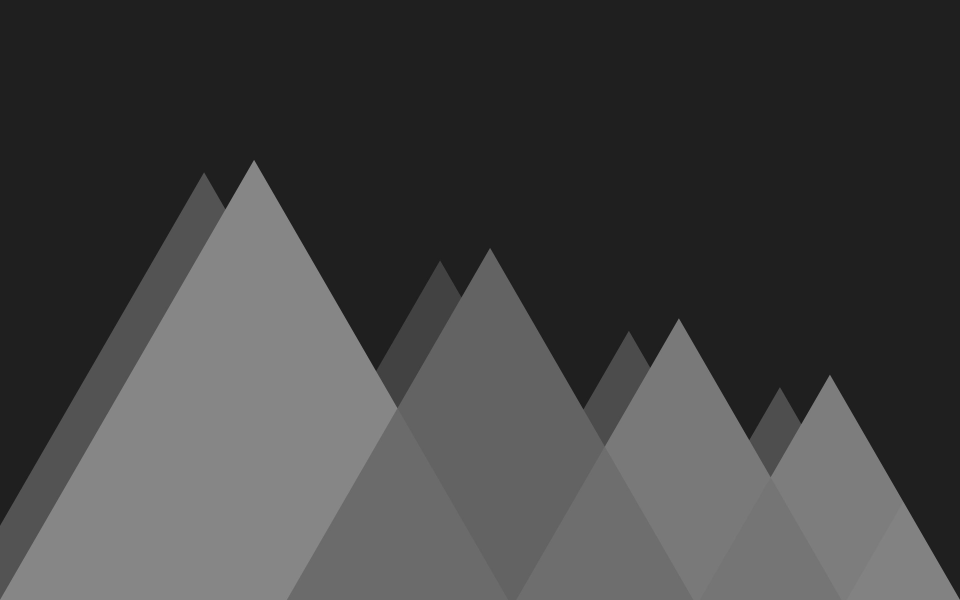
%> input picture Digital Image Processing (MATLAB)/Assignment 3/set_1/originalImage.jpg, 2880 x 1800 px (shown at 1/3 size)
$ octave --eval "result = myDetectHarrisFeatures(imread('set_1/originalImage.jpg'));"   (GNU Octave 9; MATLAB toolbox functions it lacks are replaced by stand-ins)
%> lines starting %> are read from the running program, lines starting %| are printed output that depends on the picture
function [corners] = myDetectHarrisFeatures(I)

%% variables declaration
sigma = 1;
radius = 1;
threshold = 420;
size = 2*radius + 1;                % size of matrix filter

dx = [-1 0 1; -1 0 1; -1 0 1];      % x derivative of matrix
dy = dx';                           % y derivative of matrix

w = fspecial('gaussian', max(1, fix(10*sigma)), sigma);

%% Image derivatives computing
Ix = conv2(double(I), dx, 'same');
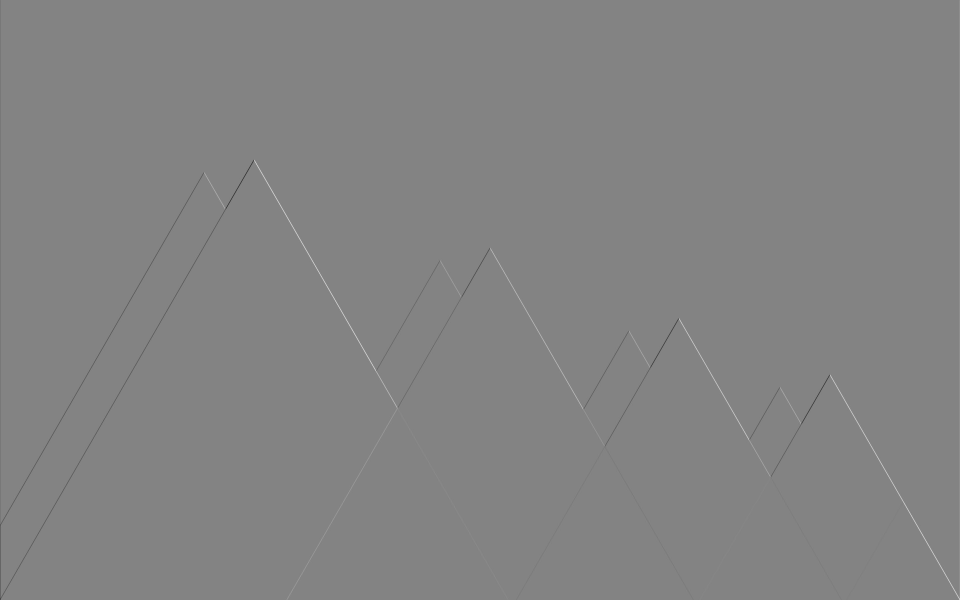
%> Ix: size 1800x2880 double (shown at 1/3 size); min -378, max 355, mean 0; drawn with min black and max white
Iy = conv2(double(I), dy, 'same');
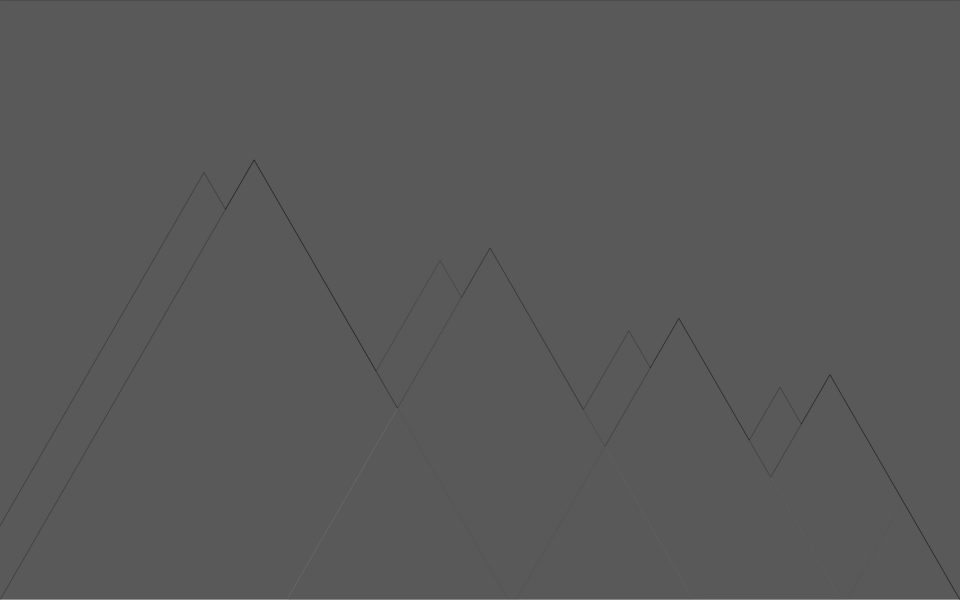
%> Iy: size 1800x2880 double (shown at 1/3 size); min -219, max 406, mean -0.1; drawn with min black and max white

A = conv2(Ix.^2, w, 'same');
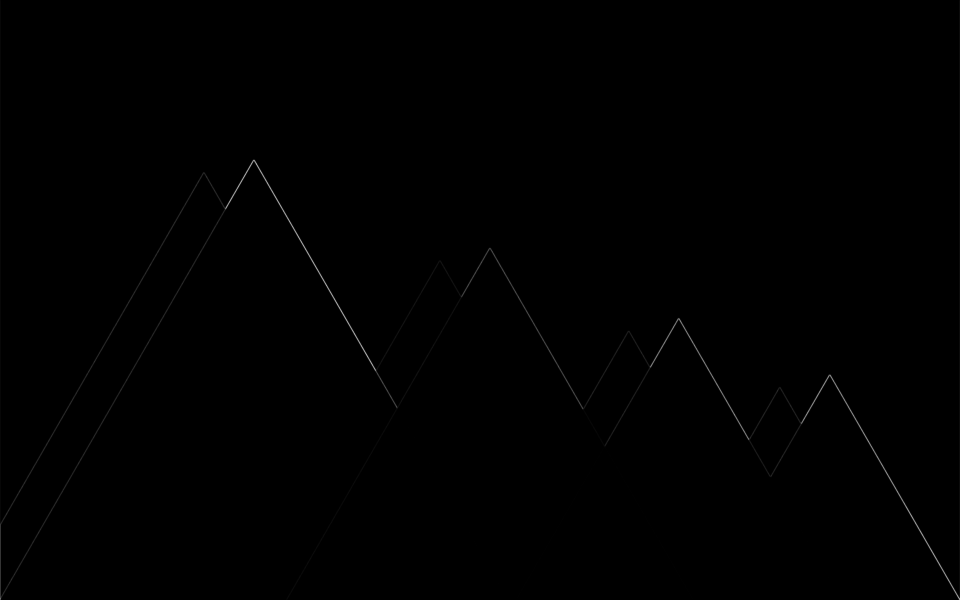
%> A: size 1800x2880 double (shown at 1/3 size); min 0, max 49795.5, mean 83.3; drawn with min black and max white
B = conv2(Iy.^2, w, 'same');
C = conv2(Ix.*Iy, w, 'same');

%% Harris Corner measure
harris = (A.*B - C.^2) ./ (A + B + eps);

%% Local maxima searching
mx = ordfilt2(harris, size.^2, ones(size));

harris = (harris == mx) & (harris > threshold);
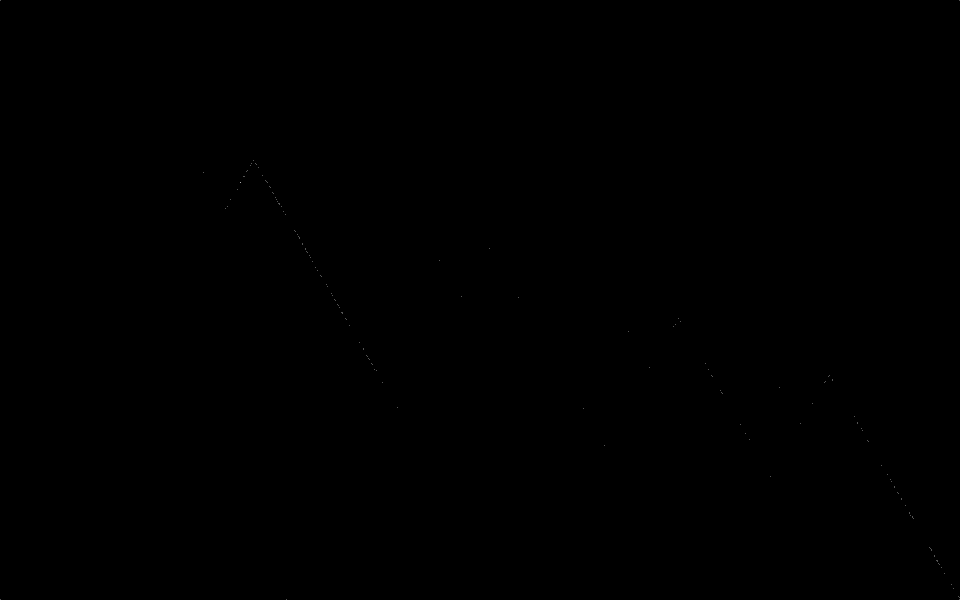
%> harris: size 1800x2880 logical (shown at 1/3 size); 0% white in thin lines or dots

%% Corners result
[rows, cols] = find(harris);
%> rows = 159 values from 1 to 1799; cols = 159 values from 1 to 2879
corners = cornerPoints([cols rows]);
%> corners = 159 points; strongest (x, y): (1, 1), (1, 1799), (612, 519), (676, 626), (682, 621)
%> `result = myDetectHarrisFeatures(imread('set_1/originalImage.jpg'));`: result has the same summary as corners in myDetectHarrisFeatures

end

$ run again, on Digital Image Processing (MATLAB)/Assignment 3/set_1/segment_1.jpg
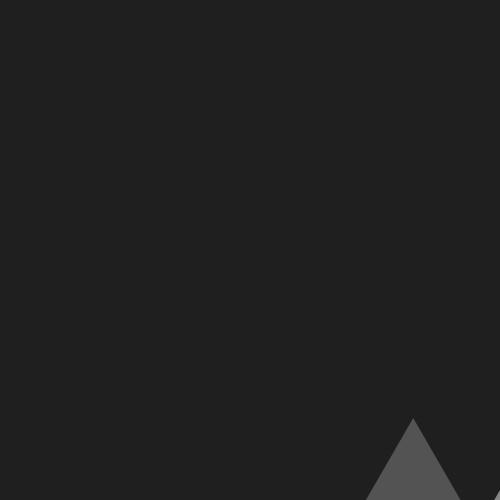
%> input picture Digital Image Processing (MATLAB)/Assignment 3/set_1/segment_1.jpg, 500 x 500 px
%> in myDetectHarrisFeatures, `Ix = conv2(double(I), dx, 'same');`:
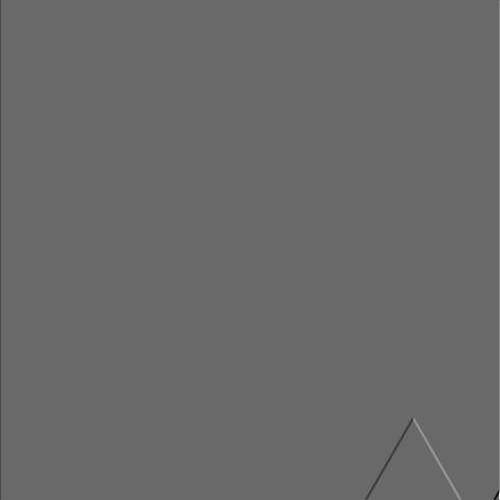
%> Ix: size 500x500 double; min -288, max 409, mean 0; drawn with min black and max white
%> in myDetectHarrisFeatures, `Iy = conv2(double(I), dy, 'same');`:
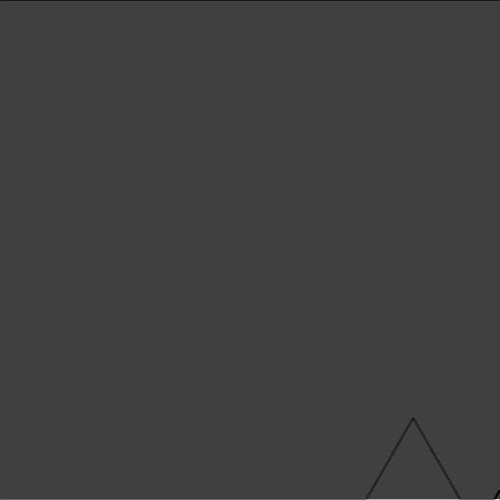
%> Iy: size 500x500 double; min -140, max 410, mean -0.1; drawn with min black and max white
%> rows = [1; 499; 499; 420; 499; 499; 1; 492; 499]; cols = [1; 1; 367; 413; 459; 496; 499; 499; 499]
%> corners = 9 points; strongest (x, y): (1, 1), (1, 499), (367, 499), (413, 420), (459, 499)
%> result has the same summary as corners in myDetectHarrisFeatures

$ run again, on Digital Image Processing (MATLAB)/Assignment 3/set_1/segment_2.jpg
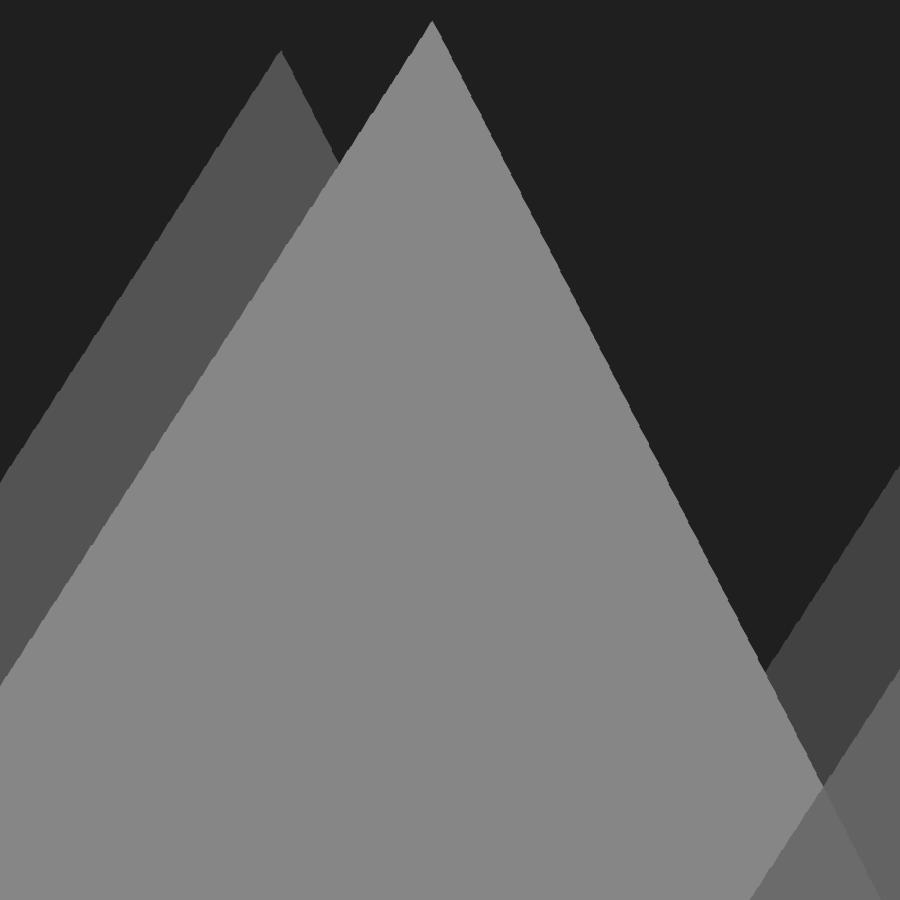
%> input picture Digital Image Processing (MATLAB)/Assignment 3/set_1/segment_2.jpg, 900 x 900 px
%> in myDetectHarrisFeatures, `Iy = conv2(double(I), dy, 'same');`:
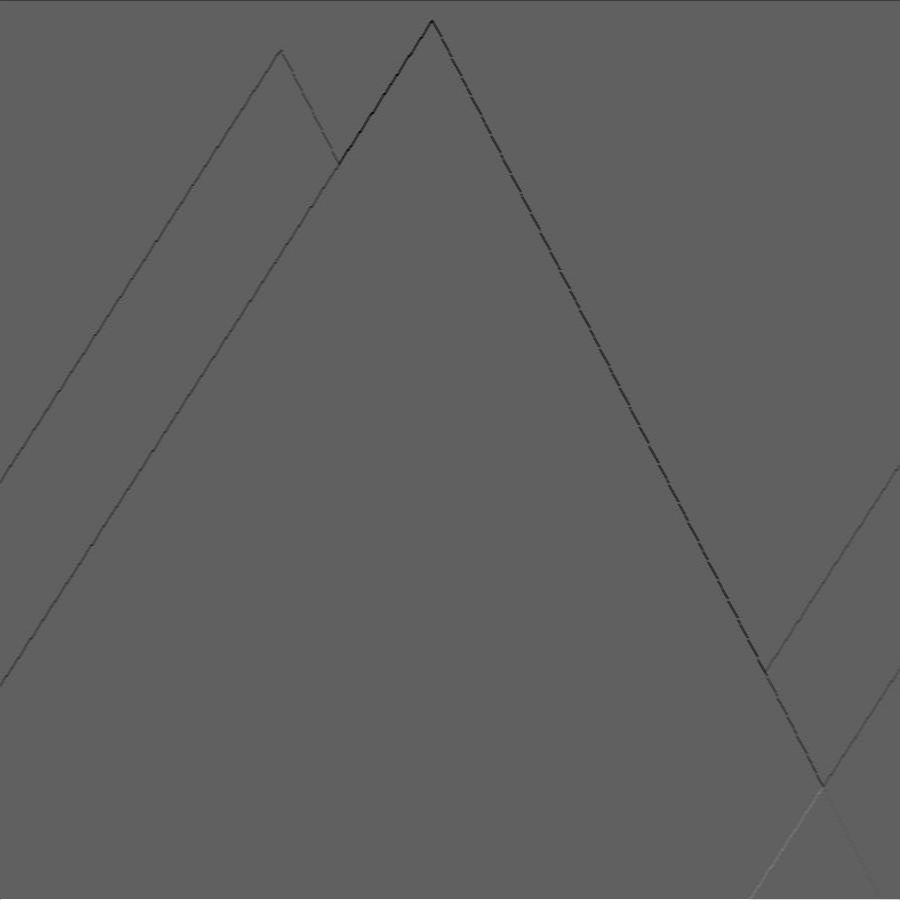
%> Iy: size 900x900 double; min -244, max 404, mean -0.3; drawn with min black and max white
%> in myDetectHarrisFeatures, `A = conv2(Ix.^2, w, 'same');`:
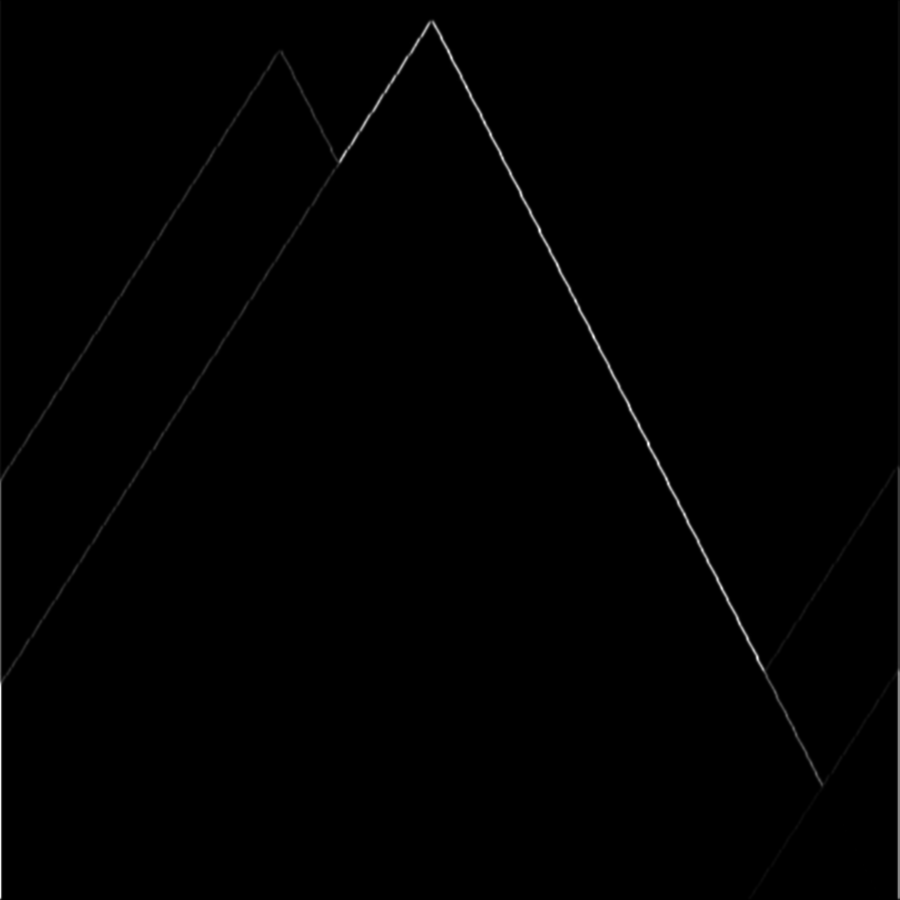
%> A: size 900x900 double; min 0, max 58805.6, mean 249.1; drawn with min black and max white
%> rows = 209 values from 1 to 899
%> corners = 209 points; strongest (x, y): (1, 1), (1, 483), (1, 899), (2, 682), (6, 677)
%> result has the same summary as corners in myDetectHarrisFeatures

$ run again, on Digital Image Processing (MATLAB)/Assignment 3/set_1/segment_3.jpg
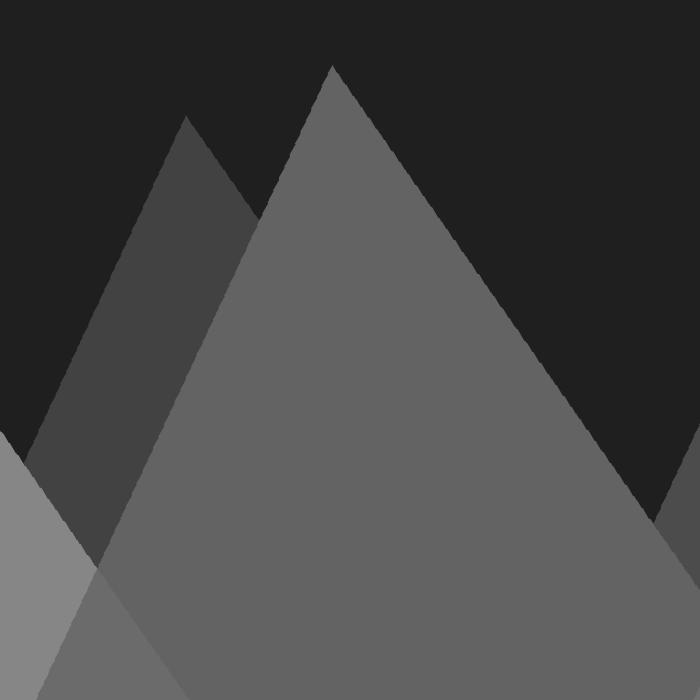
%> input picture Digital Image Processing (MATLAB)/Assignment 3/set_1/segment_3.jpg, 700 x 700 px
%> in myDetectHarrisFeatures, `A = conv2(Ix.^2, w, 'same');`:
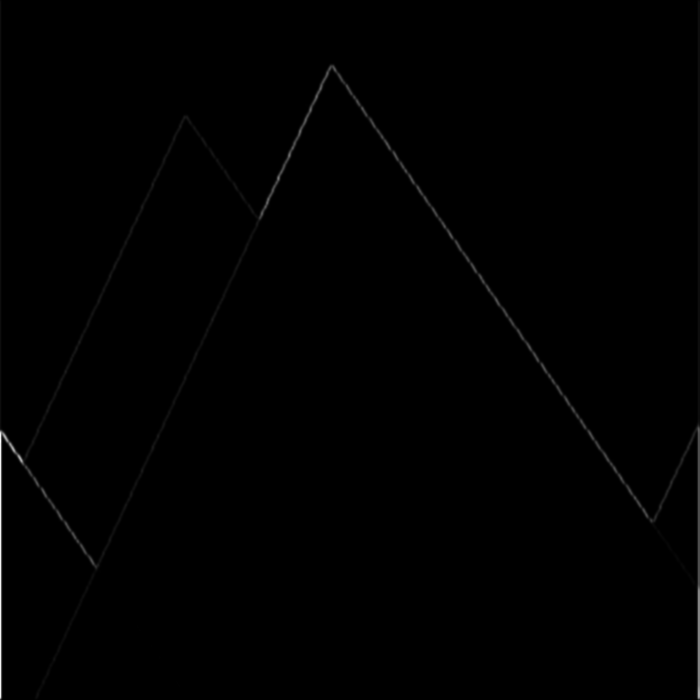
%> A: size 700x700 double; min 0, max 59520.5, mean 203.2; drawn with min black and max white
%> in myDetectHarrisFeatures, `C = conv2(Ix.*Iy, w, 'same');`:
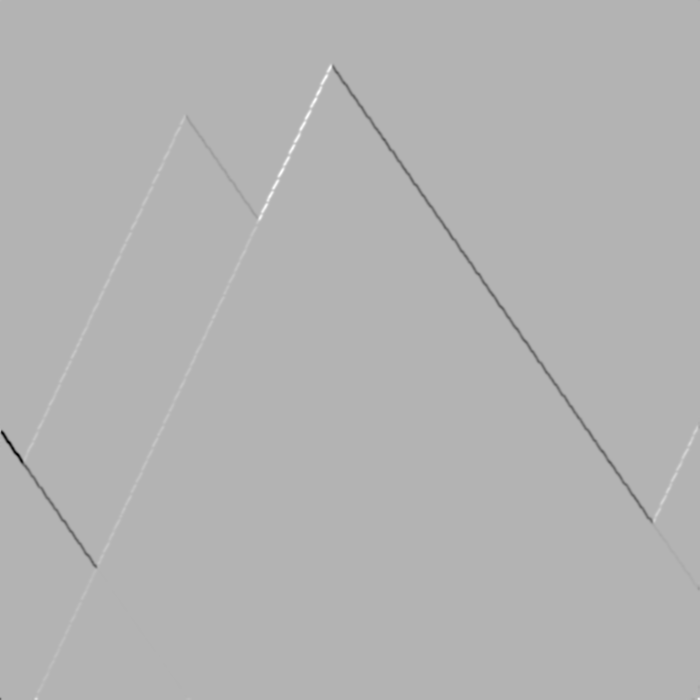
%> C: size 700x700 double; min -22376.6, max 9392.4, mean -25; drawn with min black and max white
%> rows = 121 values from 1 to 699
%> corners = 121 points; strongest (x, y): (1, 1), (1, 432), (1, 699), (9, 442), (10, 444)
%> result has the same summary as corners in myDetectHarrisFeatures
